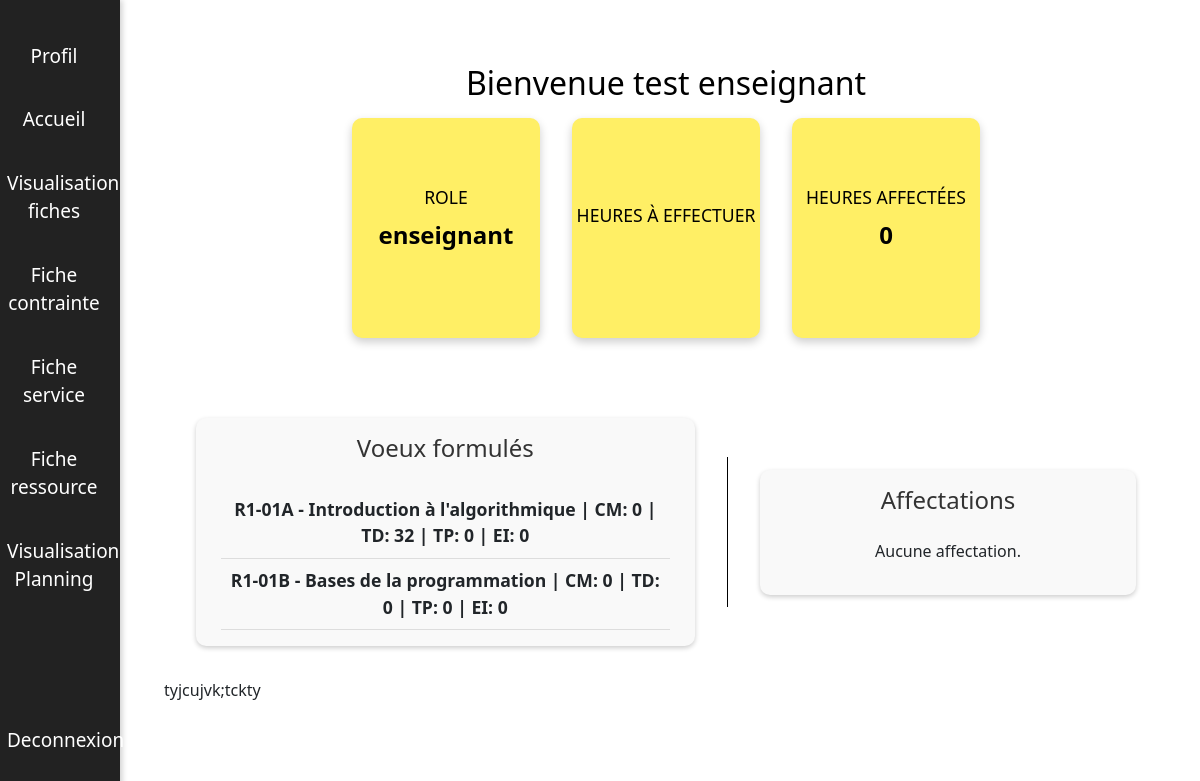
The page /index.php?action=accueilEnseignant (signed in) on the database its author committed.
### tables this page shows
CREATE TABLE `utilisateurs` (
  `id_utilisateur` int(11) NOT NULL,
  `nom` varchar(255) NOT NULL,
  `prenom` varchar(255) NOT NULL,
  `email` varchar(255) NOT NULL,
  `mot_de_passe` varchar(255) NOT NULL,
  `role` varchar(255) NOT NULL,
  `statut` varchar(255) DEFAULT NULL,
  `nombre_heures` int(11) DEFAULT NULL,
  `reset_token` varchar(255) DEFAULT NULL,
  `reset_token_expiration` datetime DEFAULT NULL,
  `supprimer` tinyint(1) NOT NULL DEFAULT 0
);

CREATE TABLE `voeux` (
  `id_voeu` int(11) NOT NULL,
  `id_enseignant` int(11) NOT NULL,
  `id_cours` int(11) NOT NULL,
  `semestre` varchar(255) NOT NULL,
  `nb_CM` double NOT NULL,
  `nb_TD` double NOT NULL,
  `nb_TP` double NOT NULL,
  `nb_EI` double NOT NULL,
  `remarques` text NOT NULL
);

CREATE TABLE `cours` (
  `id_cours` int(11) NOT NULL,
  `formation` varchar(255) NOT NULL,
  `semestre` varchar(255) NOT NULL,
  `nom_cours` varchar(255) NOT NULL,
  `code_cours` varchar(255) NOT NULL,
  `nb_heures_total` double DEFAULT 0,
  `nb_heures_cm` double DEFAULT 0,
  `nb_heures_td` double DEFAULT 0,
  `nb_heures_tp` double DEFAULT 0,
  `nb_heures_ei` double DEFAULT 0
);

### index.php (called while the page is built, shortened)
<?php
$action = $_GET['action'] ?? null;
$dispatcher = new Dispatcher($action);
$dispatcher->run();
?>

### src/Enseignant/Accueil.php (the view, shortened to what this page needs)
<div id="main-content">
    <div class="accueil-enseignant">
        <form method="post" action="index.php?action=accueilEnseignant">
            <?php
            $nom = "";
            $prenom = "";
            $role = "";
            $nb_heures_affectees = 0;
            $pdo = connexionFactory::makeConnection();
            $stmt = $pdo->prepare("SELECT * FROM utilisateurs WHERE id_utilisateur = :id_utilisateur");
            $stmt->bindParam(':id_utilisateur', $_SESSION['user_id'], PDO::PARAM_INT);
            $stmt->execute();
            $user = $stmt->fetch(PDO::FETCH_ASSOC);
            if ($user) {
                $nom = $user['nom'];
                $prenom = $user['prenom'];
                $role = $user['role'];
                $stmt = $pdo->prepare("SELECT id_enseignant FROM enseignants WHERE id_utilisateur = :id_utilisateur");
                $stmt->bindParam(':id_utilisateur', $_SESSION['user_id'], PDO::PARAM_INT);
                $stmt->execute();
                $enseignant = $stmt->fetch(PDO::FETCH_ASSOC);
                if ($enseignant) {
                    $id_enseignant = $enseignant['id_enseignant'];
                    $stmt = $pdo->prepare("SELECT SUM(heures_affectees) AS total_heures_affectees FROM affectations WHERE id_enseignant = :id_enseignant");
                    $stmt->bindParam(':id_enseignant', $id_enseignant, PDO::PARAM_INT);
                    $stmt->execute();
                    $result = $stmt->fetch(PDO::FETCH_ASSOC);
                }
            }
            ?>
            <h1>Bienvenue <?php echo $nom . " " . $prenom; ?></h1>
            <div class="bulle-container">
                <div class="bulle">
                    <h2>Role</h2>
                    <p class="valeur"><?php echo $role; ?></p>
                </div>
                <div class="bulle">
                    <h2>Heures à effectuer</h2>
                </div>
                <div class="bulle">
                    <h2>Heures affectées</h2>
                    <p class="valeur"><?php echo $nb_heures_affectees; ?></p>
                </div>
            </div>
        </form>
        <div class="voeux-container">
            <div class="voeux-box">
                <h2>Voeux formulés</h2>
                <?php
                $stmt = $pdo->prepare("SELECT id_enseignant FROM enseignants WHERE id_utilisateur = :id_utilisateur");
                $stmt->bindParam(':id_utilisateur', $_SESSION['user_id'], PDO::PARAM_INT);
                $stmt->execute();
                $enseignant = $stmt->fetch(PDO::FETCH_ASSOC);
                if ($enseignant) {
                    $id_enseignant = $enseignant['id_enseignant'];
                    $stmt = $pdo->prepare("SELECT * FROM voeux WHERE id_enseignant = :id_enseignant");
                    $stmt->bindParam(':id_enseignant', $id_enseignant, PDO::PARAM_INT);
                    $stmt->execute();
                    $voeux = $stmt->fetchAll(PDO::FETCH_ASSOC);
                    if ($voeux) {
                        foreach ($voeux as $voeu) {
                            $stmt = $pdo->prepare("SELECT code_cours, nom_cours FROM cours WHERE id_cours = :id_cours");
                            $stmt->bindParam(':id_cours', $voeu['id_cours'], PDO::PARAM_INT);
                            $stmt->execute();
                            $cours = $stmt->fetch(PDO::FETCH_ASSOC);
                            if ($cours) {
                                $nom_affichage = htmlspecialchars($cours['code_cours']) . " - " . htmlspecialchars($cours['nom_cours']);
                            } else {
                                $nom_affichage = "Cours inconnu";
                            }
                            echo "<div class='voeu'>";
                            echo "<span>" . $nom_affichage . "</span> | ";
                            echo "<span>CM: " . htmlspecialchars($voeu['nb_CM']) . "</span> | ";
                            echo "<span>TD: " . htmlspecialchars($voeu['nb_TD']) . "</span> | ";
                            echo "<span>TP: " . htmlspecialchars($voeu['nb_TP']) . "</span> | ";
                            echo "<span>EI: " . htmlspecialchars($voeu['nb_EI']) . "</span>";
                            echo "</div>";
                        }
                    } else {
                        echo "<p>Aucun vœu formulé.</p>";
                    }
                } else {
                    echo "<p>Aucun vœu formulé.</p>";
                }
                ?>
            </div>
            <div class="voeux-box">
                <h2>Affectations</h2>
                <?php
                if ($enseignant) {
                    $id_enseignant = $enseignant['id_enseignant'];
                    $stmt = $pdo->prepare("SELECT * FROM affectations WHERE id_enseignant = :id_enseignant");
                    $stmt->bindParam(':id_enseignant', $id_enseignant, PDO::PARAM_INT);
                    $stmt->execute();
                    $affectations = $stmt->fetchAll(PDO::FETCH_ASSOC);
                    if ($affectations) {
                        foreach ($affectations as $affectation) {
                            $stmt = $pdo->prepare("SELECT code_cours, nom_cours FROM cours WHERE id_cours = :id_cours");
                            $stmt->bindParam(':id_cours', $affectation['id_cours'], PDO::PARAM_INT);
                            $stmt->execute();
                            $cours = $stmt->fetch(PDO::FETCH_ASSOC);
                            $nom_affichage = $cours ? htmlspecialchars($cours['code_cours']) . " - " . htmlspecialchars($cours['nom_cours']) : "Cours inconnu";
                            echo "<div class='affectation'>";
                            echo "<span>" . $nom_affichage . "</span> | ";
                            echo "<span>Groupe: " . htmlspecialchars($affectation['id_groupe']) . "</span> | ";
                            echo "<span>Type: " . htmlspecialchars($affectation['type_heure']) . "</span> | ";
                            echo "<span>Heures: " . htmlspecialchars($affectation['heures_affectees']) . "</span>";
                            echo "</div>";
                        }
                    } else {
                        echo "<p>Aucune affectation.</p>";
                    }
                } else {
                    echo "<p>Aucune affectation.</p>";
                }
                ?>
            </div>
    </div>
</div>

### src/Dispatcher/dispatcher.php (shortened to what this page needs)
<?php
class Dispatcher {
    private $action;
    public function __construct($action) {
        $this->action = $action;
    }
    public function run(): void {
        if (isset($_COOKIE['user_id']) && isset($_SESSION['user_id'])) {
            $this->navigateToAction();
        } else {
            $action = new SigninAction();
            echo $action->execute();
        }
    }
    public function navigateToAction(): void {
        switch ($this->action) {
            case 'accueilEnseignant':
                $action = new EnseignantAccueilAction();
                echo $action->execute();
                break;
        }
    }
}

### src/Action/EnseignantAccueilAction.php (shortened to what this page needs)
<?php
class EnseignantAccueilAction extends Action
{
    public function execute(): string
    {
        ?>
        <!DOCTYPE html>
        <html lang="fr">
        <head>
            <link rel="stylesheet" href="src/Action/layout.css">
            <link rel="stylesheet" href="https://cdn.jsdelivr.net/npm/bootstrap@5.3.0/dist/css/bootstrap.min.css">
            <link href="https://cdn.jsdelivr.net/npm/bootstrap@5.3.0/dist/css/bootstrap.min.css" rel="stylesheet">
        </head>
        <body>
        <?php
        include 'src/Enseignant/Accueil.php';
        ?>
        tyjcujvk;tckty
        </body>
        </html>
        <?php
        return ob_get_clean();
    }
}

### src/Action/layout.css (style rules this page uses)
* { margin: 0; padding: 0; box-sizing: border-box; }
body { font-family: 'Poppins', sans-serif; }
#menu { position: fixed; top: 0; left: 0; width: 11%; height: 100vh; z-index: 9999; }
#main-content { margin-left: 11%; min-height: 100vh; padding: 2em; }

### src/Enseignant/Accueil.php (style rules this page uses)
.accueil-enseignant { text-align: center; padding: 2em; }
.accueil-enseignant h1 { font-size: 2rem; color: #000; margin-bottom: 0.5em; }
.bulle-container { display: flex; flex-wrap: wrap; justify-content: center; gap: 2em; }
.bulle { width: 20%; height: 220px; background-color: #FFEF65; color: #000; border-radius: 10px; box-shadow: 0 4px 10px rgba(0,0,0,0.2); display: flex; flex-direction: column; align-items: center; justify-content: center; transition: transform 0.3s, box-shadow 0.3s; cursor: pointer; }
.bulle h2 { font-size: 1.1rem; margin-bottom: 0.5em; text-transform: uppercase; color: #000; }
.bulle .valeur { font-size: 1.5rem; font-weight: 600; }
.voeux-container { display: flex; justify-content: center; align-items: center; margin-top: 5em; gap: 2em; }
.voeux-box { width: auto; min-width: 40%; padding: 1em; background: #f9f9f9; border-radius: 10px; box-shadow: 0 2px 5px rgba(0,0,0,0.2); }
.voeux-box h2 { font-size: 1.5rem; color: #333; margin-bottom: 1em; }
.voeu, .affectation { padding: 0.5em; border-bottom: 1px solid #ddd; font-size: 1.1rem; font-weight: bold; }
.voeu, .affectation span { margin: 0 0.5em; }

### rows shown on the page
utilisateurs: nom "test", prenom "enseignant", role "enseignant"
voeux: id_cours.nom_cours "R1-01A - Introduction à l'algorithmique", nb_CM "0", nb_TD "32", nb_TP "0", nb_EI "0"
voeux: id_cours.nom_cours "R1-01B - Bases de la programmation", nb_CM "0", nb_TD "0", nb_TP "0", nb_EI "0"

### other values the page prints
$action->execute() "Profil Accueil Visualisation fiches Fiche contrainte Fiche service Fiche ressource Visualisation Planning Deconnexion"
$nb_heures_affectees "0"
